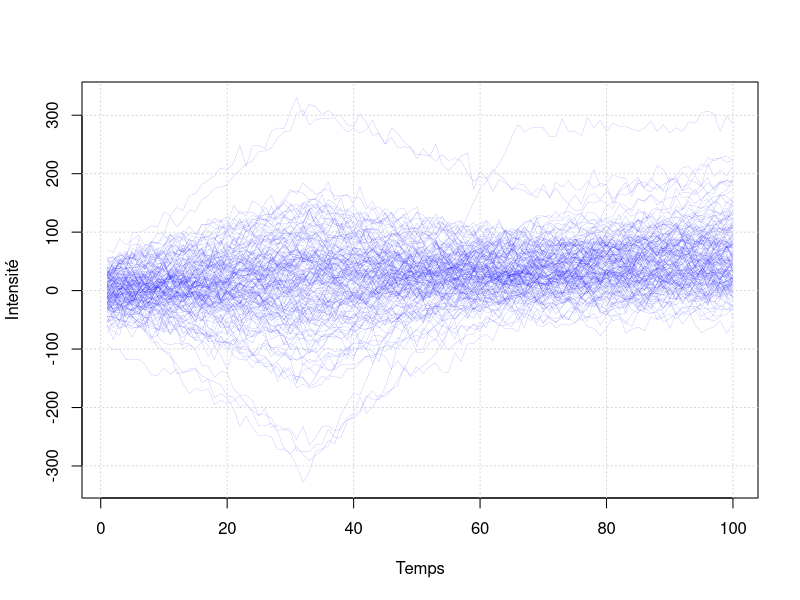
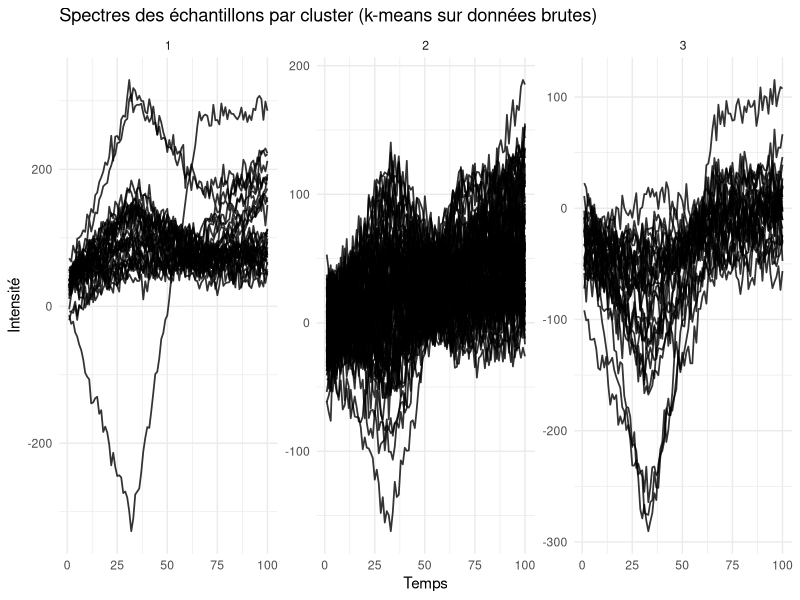
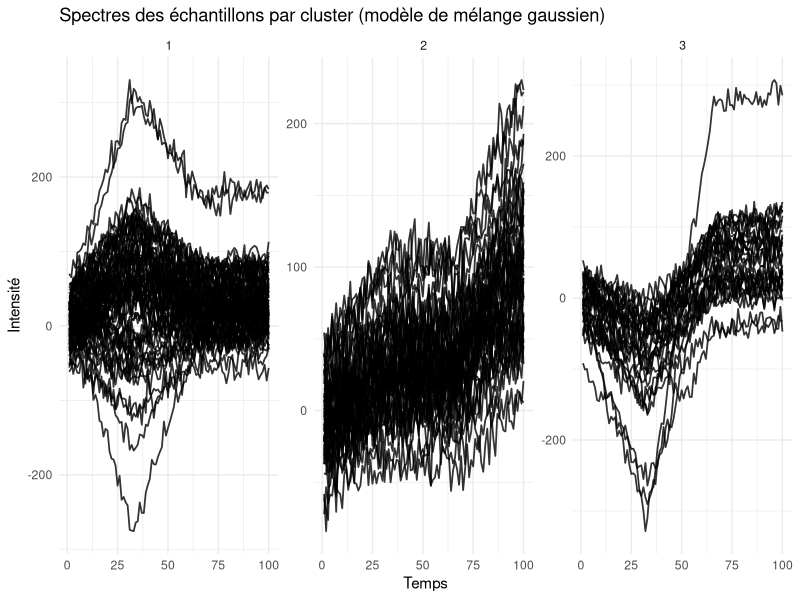

Write R code to recreate these figures, in order.
## ---- chunk 1
library(tidyverse)

#Importation des données
df <- read.table("data2.csv",header=TRUE,sep=";",dec=".")

#Conversion des colonnes en numériques 
df[,1:101] <- lapply(df[,1:101],as.numeric)

#Représentation des courbes
matrice_y <- as.matrix(df[,-1]) #on retire la première colonne
t_signal <- t(matrice_y)


seq_t <- seq(1,100,1)

matplot(seq_t,t_signal,type="l",lwd=0.1,col="blue",lty=1,
        xlab= "Temps", ylab ="Intensité")
grid()
## ---- chunk 2
#k-means sur les données brutes

set.seed(123)
res_kmeans <- kmeans(scale(df[,-1]),centers = 3)
cluster_kmeans <- res_kmeans$cluster

df_kmeans <- df %>% mutate(cluster = cluster_kmeans)

dt_long <- df_kmeans %>% pivot_longer(cols = starts_with("V"),
                                      names_to = "temps",
                                      values_to = "intensite")

dt_long$temps <- as.numeric(sub("V", "", dt_long$temps))

# Visualisation des spectres par cluster k-means
ggplot(dt_long, aes(x = temps, y = intensite, group = X)) +
geom_line(alpha = 0.8, linewidth = 0.6) +
facet_wrap(~ cluster, scales = "free_y") +
labs(
title = "Spectres des échantillons par cluster (k-means sur données brutes)",
x = "Temps",
y = "Intensité"
) +
theme_minimal() +
theme(legend.position = "none")
## ---- chunk 3
# Séparation des données en 3 segments : 1/3, 2/3 et fin
# (ici colonnes 2:34, 35:67, 68:101 à adapter à la structure réelle)

data_1 <- df[, 2:34]    # segment 1 (33 points)
data_2 <- df[, 35:67]   # segment 2 (33 points)
data_3 <- df[, 68:101]  # segment 3 (34 points)

# Séquences de temps pour chaque segment

seq_1 <- 1:ncol(data_1)   # 1 à 33
seq_2 <- 1:ncol(data_2)   # 1 à 33
seq_3 <- 1:ncol(data_3)   # 1 à 34

# Vecteurs pour stocker les coefficients directeurs

n_ind <- nrow(df_kmeans)
coef_1 <- rep(NA, n_ind)
coef_2 <- rep(NA, n_ind)
coef_3 <- rep(NA, n_ind)

# Boucle des régressions linéaires (lm) pour chaque individu et chaque segment

for (i in 1:n_ind) {

# Segment 1

m1 <- lm(as.numeric(data_1[i, ]) ~ seq_1)
coef_1[i] <- coef(m1)[2]

# Segment 2

m2 <- lm(as.numeric(data_2[i, ]) ~ seq_2)
coef_2[i] <- coef(m2)[2]

# Segment 3

m3 <- lm(as.numeric(data_3[i, ]) ~ seq_3)
coef_3[i] <- coef(m3)[2]
}

# Matrice finale de features (150 x 3 ici)
extraction_features <- as.data.frame(cbind(coef_1, coef_2, coef_3))
colnames(extraction_features) <- c("pente_seg1", "pente_seg2", "pente_seg3")

summary(extraction_features)
## ---- chunk 4
library(mclust)

# Modèle de mélange gaussien sur les 3 features

modele_mclust <- Mclust(extraction_features, G = 3)
summary(modele_mclust)

# Classement final des courbes
clusters_mclust <- modele_mclust$classification
extraction_features$cluster_mclust <- as.factor(clusters_mclust)

# On rattache les clusters mclust aux courbes d'origine
df_kmeans$cluster_mclust <- as.factor(clusters_mclust)

# Visualisation des courbes par cluster mclust
dt_long_mclust <- df_kmeans %>%
select(-cluster) %>%        # on peut enlever l'ancien cluster k-means
pivot_longer(
cols = starts_with("V"),
names_to = "temps",
values_to = "intensite"
)

dt_long_mclust$temps <- as.numeric(sub("V", "", dt_long_mclust$temps))

ggplot(dt_long_mclust, aes(x = temps, y = intensite, group = X)) +
geom_line(alpha = 0.8, linewidth = 0.6) +
facet_wrap(~ cluster_mclust, scales = "free_y") +
labs(
title = "Spectres des échantillons par cluster (modèle de mélange gaussien)",
x = "Temps",
y = "Intensité"
) +
theme_minimal() +
theme(legend.position = "none")
